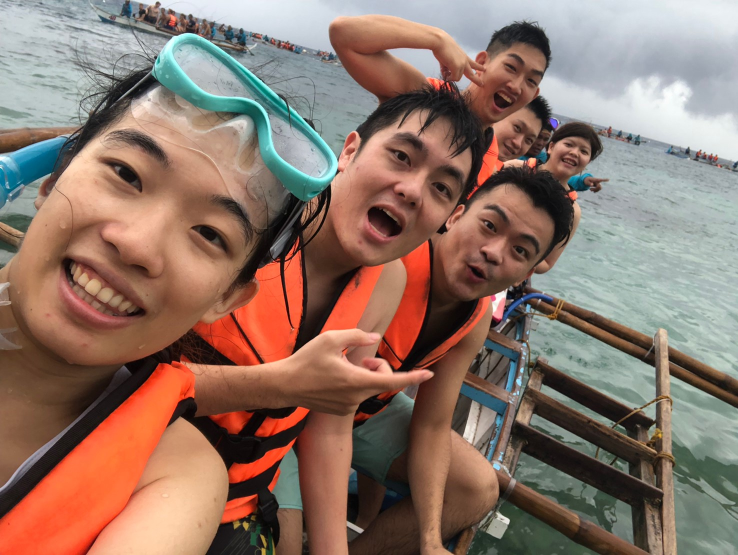
#> input picture CV_Pyimage/Module 2 My Own Object Detector/chp2_2_2_object_detection_made_easy/cebu/Day 2 20191008宿霧～酥湖～_191011_0033.jpg, 1476 x 1110 px (shown at 1/2 size)
$ python David_1_10_2_1_auto_canny.py --image '../../../Module 2 My Own Object Detector/chp2_2_2_object_detection_made_easy/cebu/Day 2 20191008宿霧～酥湖～_191011_0033.jpg'
#> lines starting #> are read from the running program, lines starting #| are printed output that depends on the picture; after the words box and inside, x2 and y2 are one past the last pixel; in counts of white or black regions, pixels touching at a corner belong together
# USAGE
# python David_1_10_2_1_auto_canny.py --image "../../../../CV-PyImageSearch Gurus Course/Dataset/data/RM.jpg"
# python David_1_10_2_1_auto_canny.py --image "../../../../CV-PyImageSearch Gurus Course/Dataset/data/a.jpg"


# python canny.py --image "../../../../CV-PyImageSearch Gurus Course/Dataset/data/coins01.png"

# 1.Preprocessing :

    ## 1.1 import the necessary packages
import argparse
import imutils
import cv2

    ## 1.2 construct the argument parse and parse the arguments
ap = argparse.ArgumentParser()
ap.add_argument("-i", "--image", required=True, help="path to the image")
args = vars(ap.parse_args())

    # 1.3 load the image, convert it to grayscale, and blur it slightly
image = cv2.imread(args["image"])
#> image is the input picture: shape (1110, 1476, 3); mean B, G, R 104.8, 117, 142.4
image = cv2.resize(image,(450,300), interpolation = cv2.INTER_CUBIC)
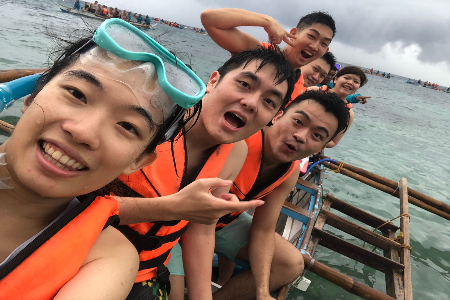
#> image: shape (300, 450, 3); mean B, G, R 104.8, 117, 142.4
cv2.imshow("Original", image)

gray = cv2.cvtColor(image, cv2.COLOR_BGR2GRAY)
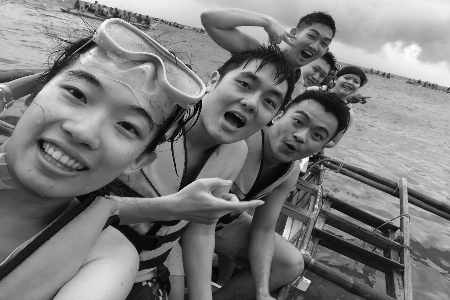
#> gray: shape (300, 450); min 2, max 255, mean 123.2
blurred = cv2.GaussianBlur(gray, (3, 3), 0)

# 2.(!!) apply Canny edge detection
    # apply Canny edge detection using a wide threshold, tight threshold, and automatically determined threshold

    ## 2.1 Canny10(wide) = Thersohold門檻低(10, 200)
Canny10 = cv2.Canny(blurred, 10, 200)
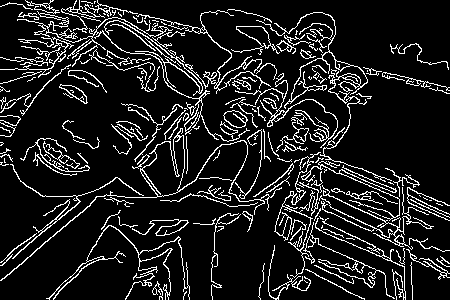
#> Canny10: shape (300, 450); 12% white in thin lines or dots
cv2.imshow("Canny10", Canny10)

Canny50 = cv2.Canny(blurred,  50, 250)
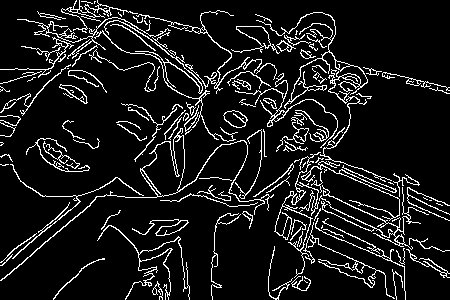
#> Canny50: shape (300, 450); 10% white in thin lines or dots
Canny100 = cv2.Canny(blurred, 100, 250)
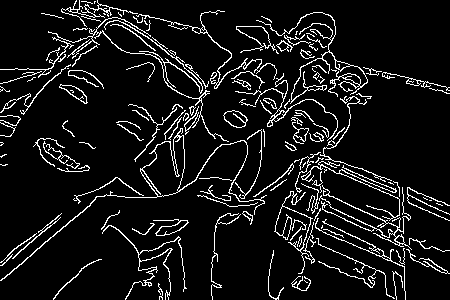
#> Canny100: shape (300, 450); 8.6% white in thin lines or dots
Canny150 = cv2.Canny(blurred, 150, 250)
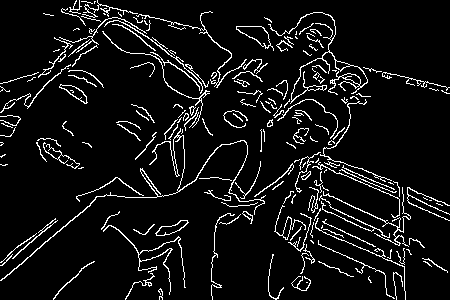
#> Canny150: shape (300, 450); 7.4% white in thin lines or dots
Canny200 = cv2.Canny(blurred, 200, 250)
#> Canny200: shape (300, 450); 6.2% white in thin lines or dots
cv2.imshow("Canny50", Canny50)
cv2.imshow("Canny100", Canny100)
cv2.imshow("Canny150", Canny150)
cv2.imshow("Canny200", Canny200)

    ## 2.2 Canny225(Tight) = Thersohold門檻高(225, 250)
Canny225 = cv2.Canny(blurred, 225, 250)
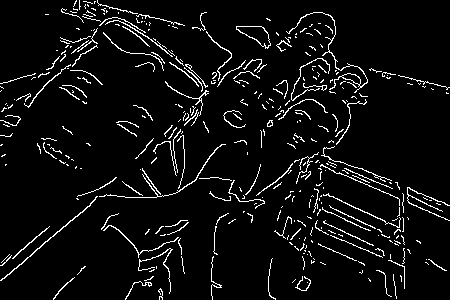
#> Canny225: shape (300, 450); 5.6% white in thin lines or dots
cv2.imshow("Canny225", Canny225)

cv2.waitKey(0)
cv2.destroyAllWindows()


# 3.(!!!!) imutils.auto_canny(變數) : 自動邊緣檢測(Automatic Canny Edge Detection)
# 效果 : 抓出邊緣 若已抓出邊緣的圖使用 會使得邊緣Double化

    #(!) 2.3 Auto_wide
#> (the run stopped early here; a loop or call above may not have finished)

$ run again, on CV_Pyimage/Module 2 My Own Object Detector/chp2_2_2_object_detection_made_easy/cebu/Day3 20191009_191011_0134.jpg
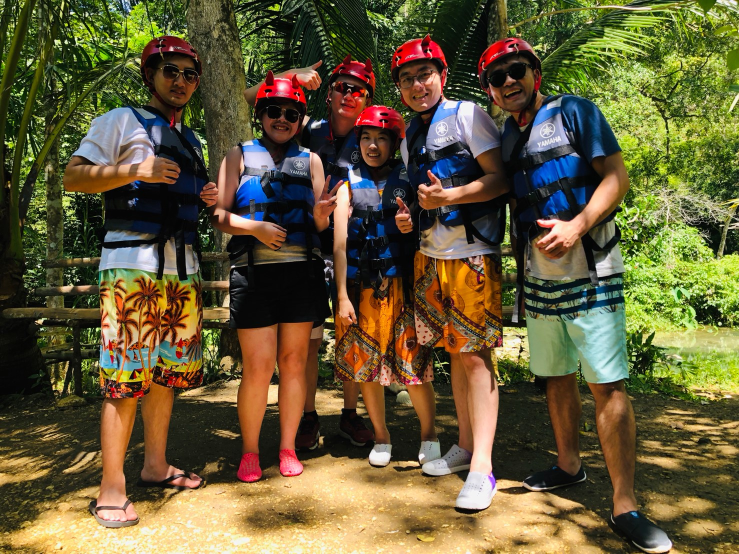
#> input picture CV_Pyimage/Module 2 My Own Object Detector/chp2_2_2_object_detection_made_easy/cebu/Day3 20191009_191011_0134.jpg, 1478 x 1108 px (shown at 1/2 size)
#> image is the input picture: shape (1108, 1478, 3); mean B, G, R 56.5, 90.9, 101.3
#> image: shape (300, 450, 3)
#> `Canny10 = cv2.Canny(blurred, 10, 200)`:
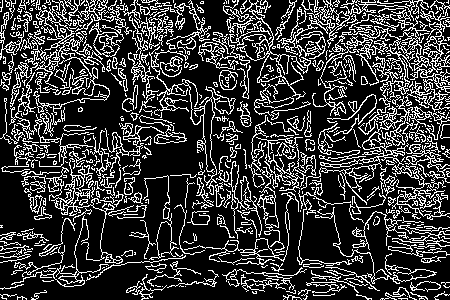
#> Canny10: shape (300, 450); 22.7% white in thin lines or dots
#> Canny50: shape (300, 450); 20.6% white in thin lines or dots
#> Canny100: shape (300, 450); 18.1% white in thin lines or dots
#> Canny150: shape (300, 450); 15% white in thin lines or dots
#> Canny200: shape (300, 450); 12.3% white in thin lines or dots
#> `Canny225 = cv2.Canny(blurred, 225, 250)`:
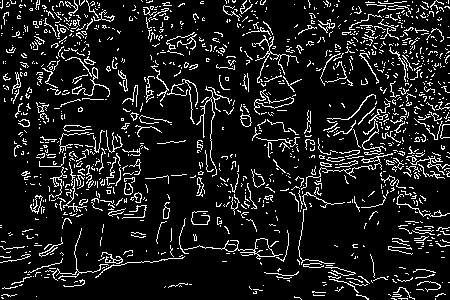
#> Canny225: shape (300, 450); 11% white in thin lines or dots

$ run again, on CV_Pyimage/Module 2 My Own Object Detector/chp2_2_2_object_detection_made_easy/cebu/image_0429.jpg
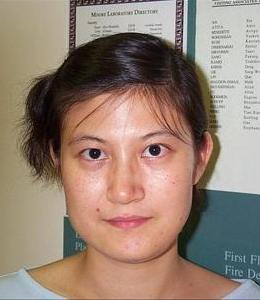
#> input picture CV_Pyimage/Module 2 My Own Object Detector/chp2_2_2_object_detection_made_easy/cebu/image_0429.jpg, 260 x 300 px
#> image is the input picture: shape (300, 260, 3); mean B, G, R 116.5, 129.9, 150.5
#> image: shape (300, 450, 3)
#> `Canny10 = cv2.Canny(blurred, 10, 200)`:
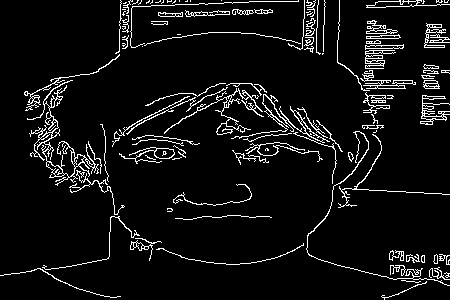
#> Canny10: shape (300, 450); 6.8% white in thin lines or dots
#> Canny50: shape (300, 450); 4.6% white in thin lines or dots
#> Canny100: shape (300, 450); 3.2% white in thin lines or dots
#> Canny150: shape (300, 450); 2.5% white in thin lines or dots, all inside (x1, y1, x2, y2) = (39, 0, 450, 295)
#> Canny200: shape (300, 450); 1.8% white in thin lines or dots, all inside (x1, y1, x2, y2) = (43, 0, 450, 287)
#> `Canny225 = cv2.Canny(blurred, 225, 250)`:
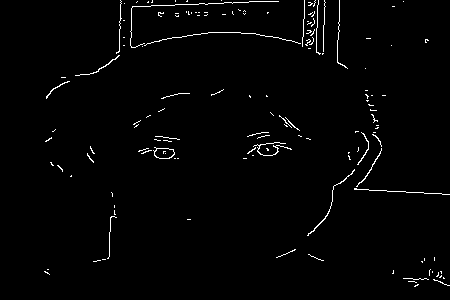
#> Canny225: shape (300, 450); 1.6% white in thin lines or dots, all inside (x1, y1, x2, y2) = (44, 0, 450, 287)
